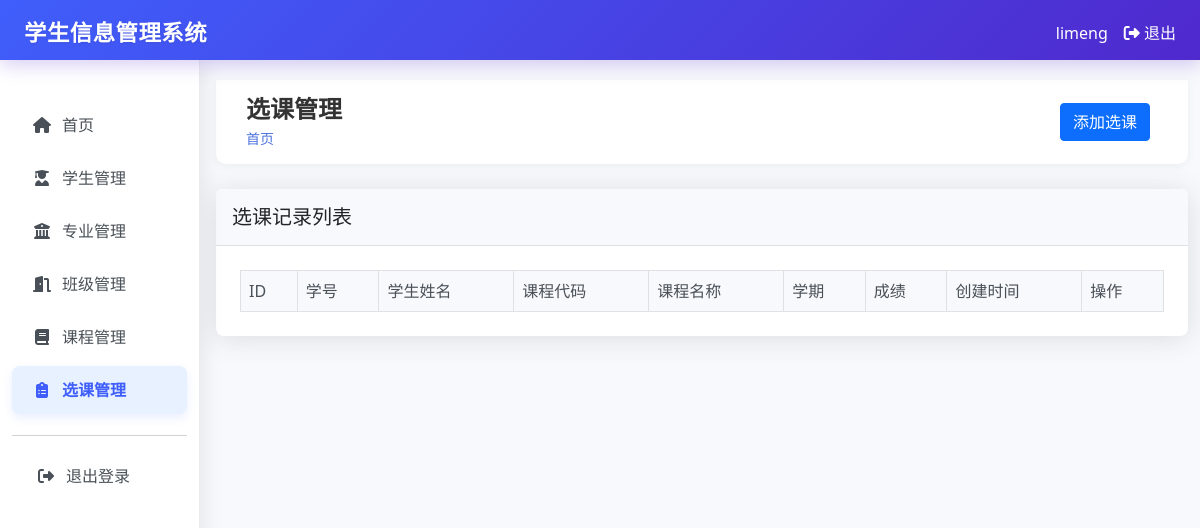
The page /enrollments (signed in) on the database as committed earlier.
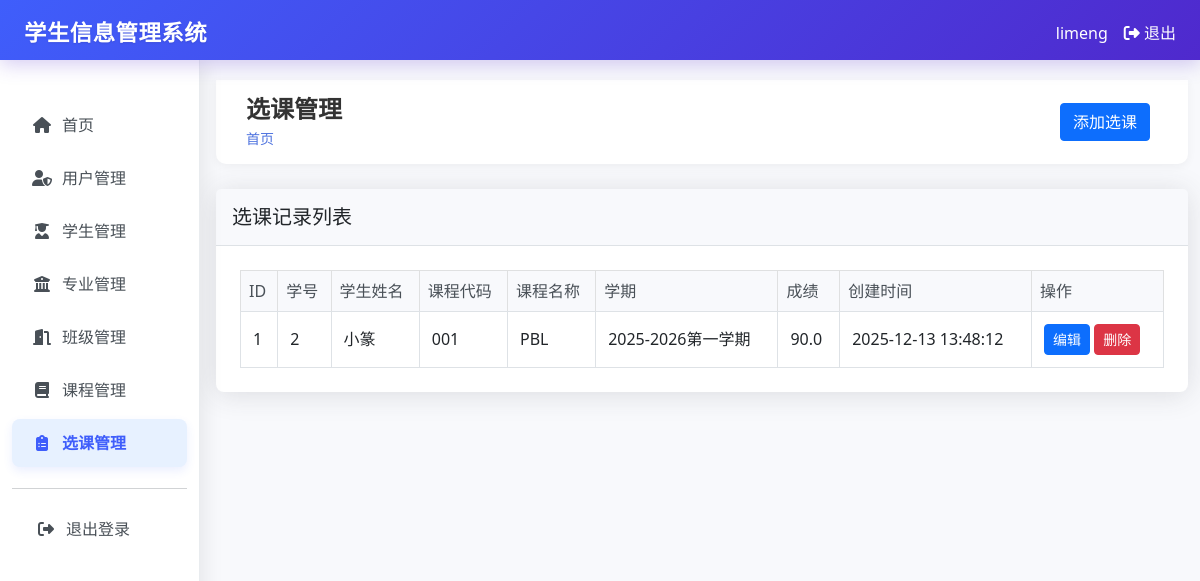
The same page on the database as committed later.
### tables this page shows
CREATE TABLE enrollments (
        id INTEGER PRIMARY KEY AUTOINCREMENT,
        student_id INTEGER,
        course_id INTEGER,
        grade REAL,
        semester TEXT,
        created_at TIMESTAMP DEFAULT CURRENT_TIMESTAMP,
        FOREIGN KEY (student_id) REFERENCES students (id),
        FOREIGN KEY (course_id) REFERENCES courses (id)
    );

CREATE TABLE students (
        id INTEGER PRIMARY KEY AUTOINCREMENT,
        student_id TEXT UNIQUE NOT NULL,
        name TEXT NOT NULL,
        gender TEXT NOT NULL,
        birth_date TEXT,
        address TEXT,
        phone TEXT,
        email TEXT,
        major_id INTEGER,
        class_id INTEGER,
        enrollment_date TEXT,
        created_by INTEGER,
        created_at TIMESTAMP DEFAULT CURRENT_TIMESTAMP,
        FOREIGN KEY (major_id) REFERENCES majors (id),
        FOREIGN KEY (class_id) REFERENCES classes (id),
        FOREIGN KEY (created_by) REFERENCES users (id)
    );

CREATE TABLE courses (
        id INTEGER PRIMARY KEY AUTOINCREMENT,
        code TEXT UNIQUE NOT NULL,
        name TEXT NOT NULL,
        description TEXT,
        credits INTEGER,
        created_at TIMESTAMP DEFAULT CURRENT_TIMESTAMP
    );

### app.py (the view)
@app.route("/enrollments")
@login_required
def enrollments():
    conn = get_db_connection()
    if session.get("role") == "admin":
        enrollments = conn.execute("""
            SELECT e.*, s.name as student_name, s.student_id, c.name as course_name, c.code
            FROM enrollments e
            JOIN students s ON e.student_id = s.id
            JOIN courses c ON e.course_id = c.id
            ORDER BY e.semester DESC, e.created_at DESC
        """).fetchall()
    else:
        enrollments = conn.execute("""
            SELECT e.*, s.name as student_name, s.student_id, c.name as course_name, c.code
            FROM enrollments e
            JOIN students s ON e.student_id = s.id
            JOIN courses c ON e.course_id = c.id
            WHERE s.created_by = ?
            ORDER BY e.semester DESC, e.created_at DESC
        """, (session["user_id"],)).fetchall()
    conn.close()
    return render_template("enrollments/index.html", enrollments=enrollments)

### app.py (called while the page is built)
def login_required(f):
    @wraps(f)
    def decorated_function(*args, **kwargs):
        if "user_id" not in session:
            return redirect(url_for("login"))
        return f(*args, **kwargs)
    return decorated_function

def get_db_connection():
    conn = sqlite3.connect("student_management.db")
    conn.row_factory = sqlite3.Row
    return conn

### templates/enrollments/index.html (shortened to what this page needs)
{% extends "base.html" %}
{% block header %}选课管理{% endblock %}
{% block actions %}
<a href="{{ url_for('create_enrollment') }}" class="btn btn-primary">添加选课</a>
{% endblock %}
{% block content %}
<div class="card">
    <div class="card-header">
        <h5 class="card-title mb-0">选课记录列表</h5>
    </div>
    <div class="card-body">
        <div class="table-responsive">
            <table class="table table-bordered table-hover">
                <thead class="table-light">
                    <tr>
                        <th>ID</th>
                        <th>学号</th>
                        <th>学生姓名</th>
                        <th>课程代码</th>
                        <th>课程名称</th>
                        <th>学期</th>
                        <th>成绩</th>
                        <th>创建时间</th>
                        <th>操作</th>
                    </tr>
                </thead>
                <tbody>
                    {% for enrollment in enrollments %}
                    <tr>
                        <td>{{ enrollment.id }}</td>
                        <td>{{ enrollment.student_id }}</td>
                        <td>{{ enrollment.student_name }}</td>
                        <td>{{ enrollment.code }}</td>
                        <td>{{ enrollment.course_name }}</td>
                        <td>{{ enrollment.semester }}</td>
                        <td>
                            {% if enrollment.grade %}
                                {{ enrollment.grade }}
                            {% else %}
                                <span class="text-muted">未录入</span>
                            {% endif %}
                        </td>
                        <td>{{ enrollment.created_at }}</td>
                        <td>
                            <a href="{{ url_for('edit_enrollment', enrollment_id=enrollment.id) }}" class="btn btn-sm btn-primary">编辑</a>
                            <form action="{{ url_for('delete_enrollment', enrollment_id=enrollment.id) }}" method="post" style="display: inline;" onsubmit="return confirm('确定要删除此选课记录吗？');">
                                <button type="submit" class="btn btn-sm btn-danger">删除</button>
                            </form>
                        </td>
                    </tr>
                    {% endfor %}
                </tbody>
            </table>
        </div>
    </div>
</div>
{% endblock %}

### templates/base.html (shortened to what this page needs)
<!DOCTYPE html>
<html lang="zh-CN">
<head>
    <link href="https://cdn.jsdelivr.net/npm/bootstrap@5.3.0/dist/css/bootstrap.min.css" rel="stylesheet">
    <link rel="stylesheet" href="https://cdnjs.cloudflare.com/ajax/libs/font-awesome/6.4.0/css/all.min.css">
</head>
<body>
    <nav class="navbar navbar-dark fixed-top system-header">
        <div class="container-fluid">
            <span class="navbar-brand mb-0 h1 ms-4">学生信息管理系统</span>
            <div class="d-flex">
                <span class="text-white me-3">{{ session.username }}</span>
                <a href="{{ url_for('logout') }}" class="text-white text-decoration-none me-4">
                    <i class="fas fa-sign-out-alt"></i> 退出
                </a>
            </div>
        </div>
    </nav>
    <div class="container-fluid" style="padding-top: 60px;">
        <div class="row">
            <nav class="col-md-3 col-lg-2 d-md-block sidebar collapse">
                <div class="position-sticky pt-3">
                    <div class="nav-section">
                        <ul class="nav flex-column">
                            <li class="nav-item">
                                <a class="nav-link {% if request.endpoint in ['dashboard', 'users_dashboard'] %}active{% endif %}" href="{{ url_for('dashboard') }}">
                                    <i class="fas fa-home"></i>
                                    首页
                                </a>
                            </li>
                        </ul>
                    </div>
                        {% if session.role == 'admin' %}
                        <div class="nav-section">
                            <ul class="nav flex-column">
                                <li class="nav-item">
                                    <a class="nav-link {% if request.endpoint == 'users' %}active{% endif %}" href="{{ url_for('users') }}">
                                        <i class="fas fa-user-shield"></i>
                                        用户管理
                                    </a>
                                </li>
                            </ul>
                        </div>
                        {% endif %}
                        <div class="nav-section">
                            <ul class="nav flex-column">
                                <li class="nav-item">
                                    <a class="nav-link {% if request.endpoint == 'students' %}active{% endif %}" href="{{ url_for('students') }}">
                                        <i class="fas fa-user-graduate"></i>
                                        学生管理
                                    </a>
                                </li>
                                <li class="nav-item">
                                    <a class="nav-link {% if 'majors' in request.endpoint %}active{% endif %}" href="{{ url_for('majors') }}">
                                        <i class="fas fa-university"></i>
                                        专业管理
                                    </a>
                                </li>
                                <li class="nav-item">
                                    <a class="nav-link {% if 'classes' in request.endpoint %}active{% endif %}" href="{{ url_for('classes') }}">
                                        <i class="fas fa-door-open"></i>
                                        班级管理
                                    </a>
                                </li>
                                <li class="nav-item">
                                    <a class="nav-link {% if 'courses' in request.endpoint %}active{% endif %}" href="{{ url_for('courses') }}">
                                        <i class="fas fa-book"></i>
                                        课程管理
                                    </a>
                                </li>
                                <li class="nav-item">
                                    <a class="nav-link {% if 'enrollments' in request.endpoint %}active{% endif %}" href="{{ url_for('enrollments') }}">
                                        <i class="fas fa-clipboard-list"></i>
                                        选课管理
                                    </a>
                                </li>
                            </ul>
                        </div>
                    <hr>
                    <ul class="nav flex-column">
                        <li class="nav-item">
                            <a class="nav-link logout-link" href="{{ url_for('logout') }}">
                                <i class="fas fa-sign-out-alt"></i>
                                退出登录
                            </a>
                        </li>
                    </ul>
                </div>
            </nav>
            <main class="col-md-9 ms-sm-auto col-lg-10 px-md-4 content" style="margin-left: 250px; padding-top: 20px;">
                <div class="top-header">
                    <div>
                        <h1 class="page-title">{% block header %}{% endblock %}</h1>
                        <div class="breadcrumb-container mt-1">
                            <a href="{{ url_for('dashboard') }}">首页</a>
                        </div>
                    </div>
                    <div class="btn-toolbar mb-2 mb-md-0">
                        <div class="btn-group me-2">
                            {% block actions %}{% endblock %}
                        </div>
                    </div>
                </div>
                {% block content %}{% endblock %}
            </main>
        </div>
    </div>
</body>
</html>

### templates/base.html (style rules this page uses)
.sidebar { height: 100vh; background-color: white; padding-top: 25px; box-shadow: 4px 0 20px rgba(0, 0, 0, 0.08); position: fixed; top: 60px; left: 0; z-index: 1000; overflow-y: auto; border-right: 1px solid #e9ecef; }
.sidebar .nav-link { color: #495057; padding: 12px 20px; border-radius: 8px; margin-bottom: 5px; transition: all 0.2s ease; display: flex; align-items: center; }
.sidebar .nav-link i { margin-right: 10px; width: 20px; text-align: center; }
.sidebar .nav-link.active { background-color: #e7f1ff; color: #3f5efb; font-weight: 600; box-shadow: 0 4px 10px rgba(63, 94, 251, 0.1); }
.sidebar .nav-link.active i { color: #3f5efb; opacity: 1; display: inline-block; margin-right: 10px; width: 20px; text-align: center; }
.content { padding: 20px; }
.card { margin-bottom: 20px; }
.sidebar .logout-link { position: relative; margin-left: 0; padding-left: 24px; }
.sidebar .logout-link::before { content: ''; position: absolute; left: 0; top: 0; bottom: 0; width: 4px; background-color: rgba(255, 255, 255, 0.5); border-radius: 0 4px 4px 0; }
.top-header { background: white; box-shadow: 0 2px 10px rgba(0, 0, 0, 0.05); padding: 15px 30px; margin-bottom: 25px; border-radius: 0 0 10px 10px; display: flex; justify-content: space-between; align-items: center; }
.page-title { font-size: 24px; font-weight: 600; color: #333; margin: 0; }
.breadcrumb-container { font-size: 14px; color: #666; }
.breadcrumb-container a { color: #4e73df; text-decoration: none; }
body { font-family: 'Segoe UI', Tahoma, Geneva, Verdana, sans-serif; background-color: #f8f9fc; color: #495057; }
.container-fluid { padding: 0; }
.card { border: none; border-radius: 0.5rem; box-shadow: 0 0.15rem 1.75rem 0 rgba(58, 59, 69, 0.15); }
.card-header { background-color: #f8f9fc; border-bottom: 1px solid #dee2e6; padding: 1rem; }
.card-body { padding: 1.5rem; }
.table { margin-bottom: 0; }
.table th { background-color: #f8f9fc; font-weight: 500; color: #495057; border-bottom: 1px solid #dee2e6; }
.table td { vertical-align: middle; padding: 0.75rem; }
.btn { border-radius: 0.25rem; font-weight: 500; transition: all 0.3s ease; }
.btn-danger { background-color: #dc3545; border-color: #dc3545; }
.pt-3 { padding-top: 1rem !important; }
.system-header { background: linear-gradient(135deg, #3f5efb 0%, #4f29cd 100%); box-shadow: 0 4px 20px rgba(79, 41, 205, 0.25); padding: 15px 0; z-index: 1002; height: 60px; }
.system-header .navbar-brand { font-weight: 700; font-size: 1.4rem; color: white !important; text-shadow: 0 1px 2px rgba(0, 0, 0, 0.1); letter-spacing: 0.5px; }

Rows that differ between the two databases and show on the page:
added enrollments: id "1", student_id "2", student_name "小篆", code "001", course_name "PBL", semester "2025-2026第一学期", grade "90.0", created_at "2025-12-13 13:48:12"
Other text that changed with them:
text now shown: "用户管理"
